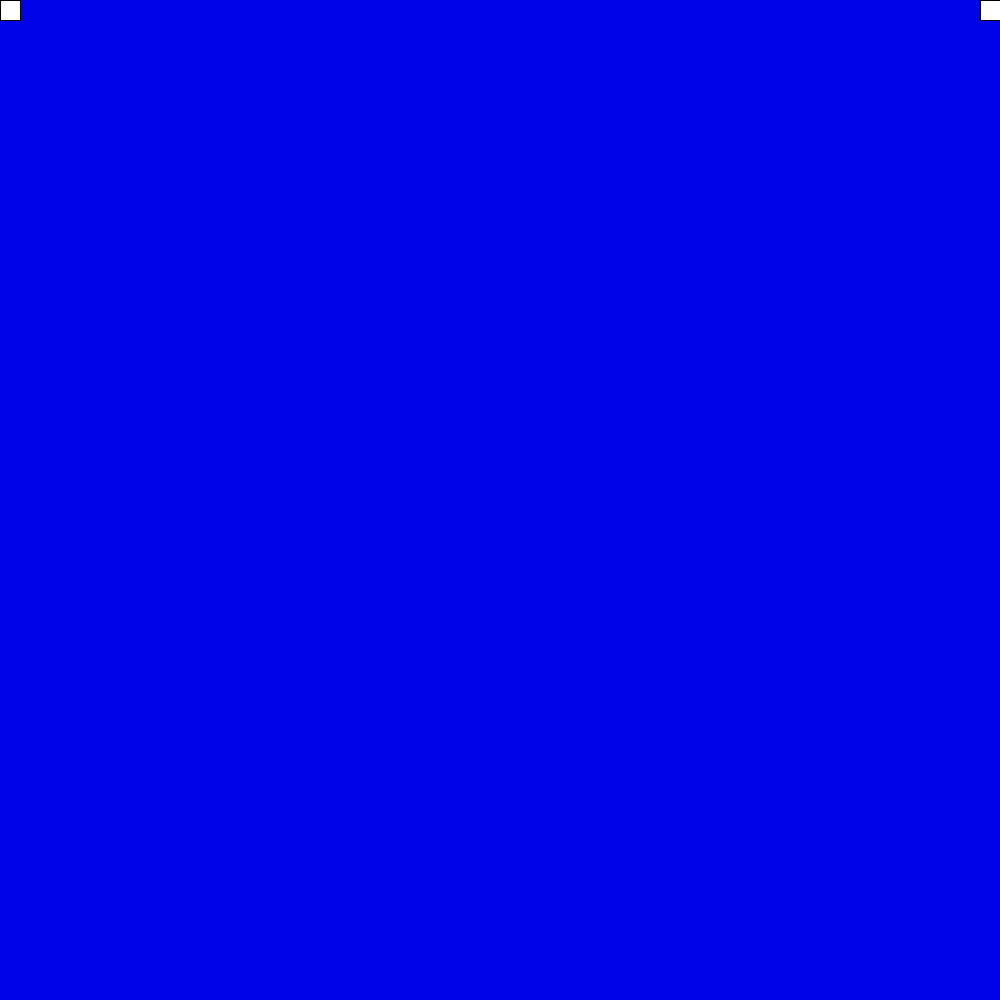
Frame 1 (no input)
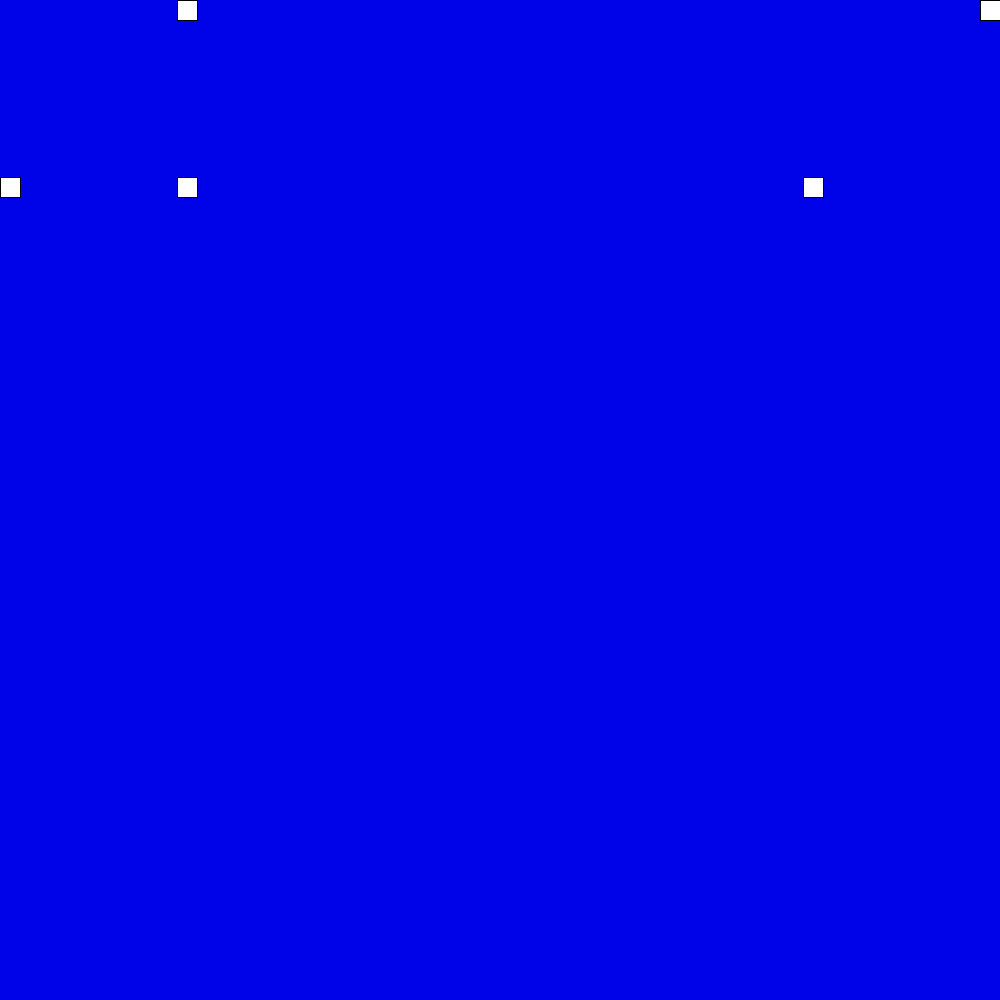
Frame 60 (the mouse pressed at the canvas centre just before this capture)
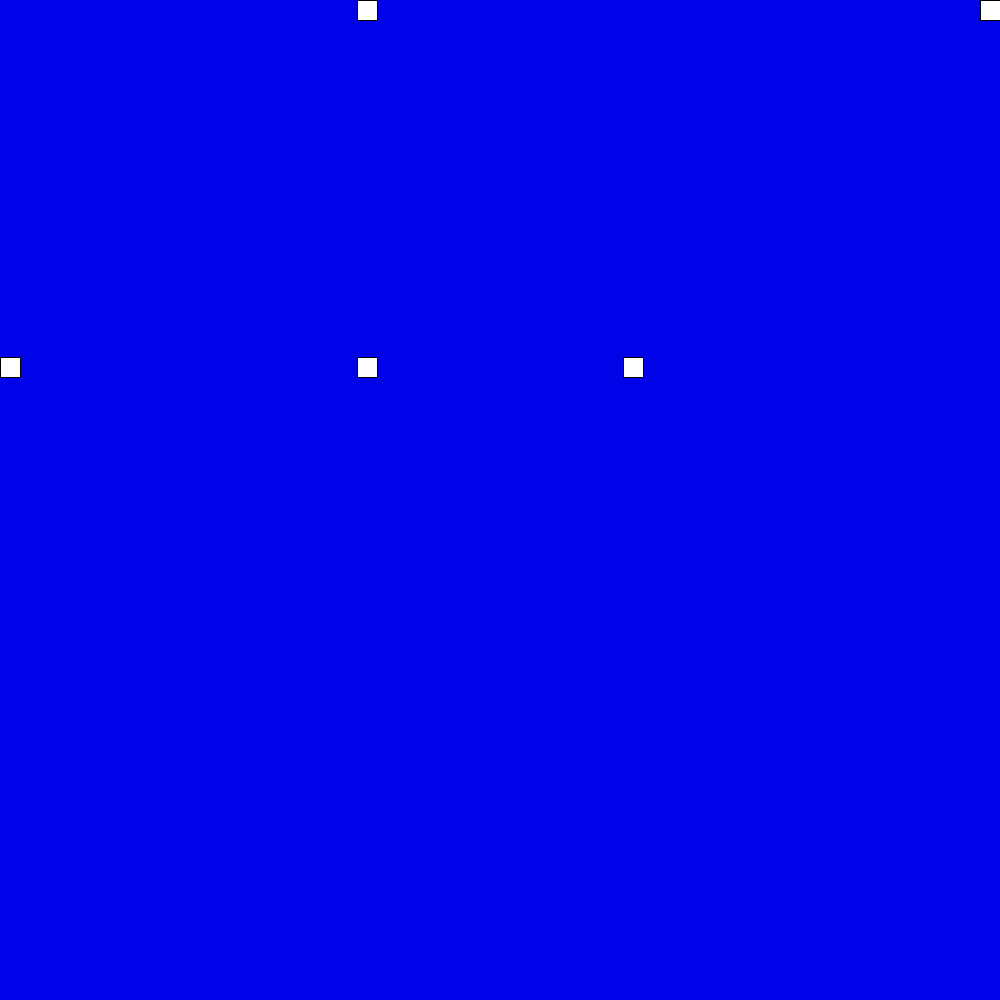
Frame 120 (the mouse held since frame 60 and released just before this capture)

The Processing sketch that drew these frames (run headless with seeded random() and noise(); from frame 60 on, the mouse is pressed at the canvas centre):

// Processing sketch: sketch_210615a
// ── sketch_210615a.pde
void setup()
{
  size(1000, 1000);
}
int a = 0;

void draw()
{
  background(1000, 1000);
  rect(0 + a, 0, 20, 20);
  rect(0, 0+a, 20, 20);
  rect(0+a, 0+a, 20, 20);
    
  rect(980-a, 0+a, 20, 20);
  rect(980, 0, 20, 20);
  rect(980, 0, 20, 20);
  
  a = a + 3;

  if (a > 1000)
  {
    a = 0;
  }
}
